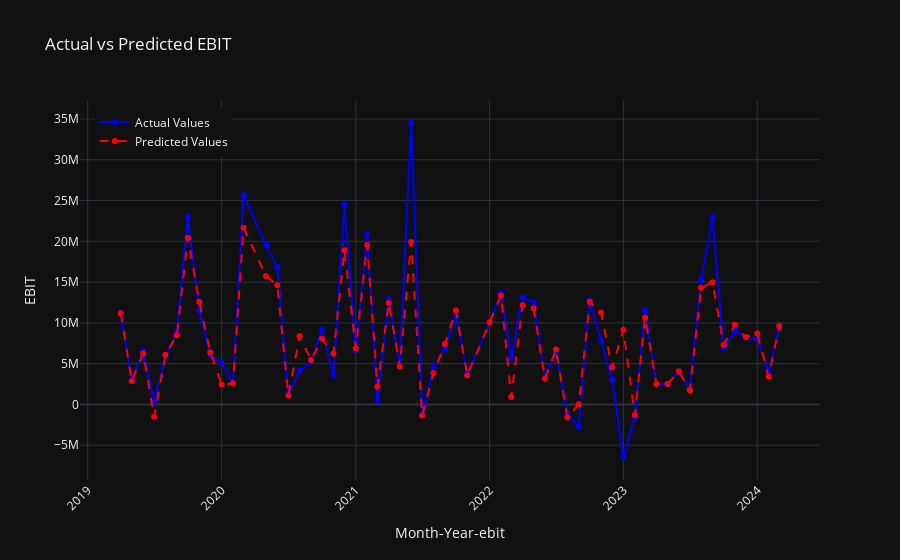

Notebook cell for this chart:
### Code cell
#Actual vs Predicted ebit
month_year_eb = df[['YEAR', 'month_index']].iloc[-len(y_test_e):].reset_index(drop=True)
month_year_eb['Month-Year-ebit'] = pd.to_datetime(month_year_eb['YEAR'].astype(str) + '-' + month_year_eb['month_index'].astype(str).str.zfill(2))
y_pred_series_eb = pd.Series(y_pred_eb).reset_index(drop=True)
# Create DataFrame
results_df_eb = pd.DataFrame({
    'Month-Year-ebit': month_year_eb['Month-Year-ebit'],
    'Actual': y_test_eb.reset_index(drop=True),
    'Predicted': y_pred_series_eb.reset_index(drop=True)
})
results_df_eb = results_df_eb.sort_values(by='Month-Year-ebit')
max_date = pd.Timestamp("2024-03-31")

# Filter the results
filtered_results_df_eb = results_df_eb[results_df_eb['Month-Year-ebit'] <= max_date]
filtered_results_df_eb = filtered_results_df_eb.groupby('Month-Year-ebit').agg({'Actual': 'mean', 'Predicted': 'mean'}).reset_index()

fig = go.Figure()

#actual values
fig.add_trace(go.Scatter(
    x=filtered_results_df_eb['Month-Year-ebit'],
    y=filtered_results_df_eb['Actual'],
    mode='lines+markers',
    name='Actual Values',
    line=dict(color='blue')
))

#predicted values
fig.add_trace(go.Scatter(
    x=filtered_results_df_eb['Month-Year-ebit'],
    y=filtered_results_df_eb['Predicted'],
    mode='lines+markers',
    name='Predicted Values',
    line=dict(color='red', dash='dash')
))

fig.update_layout(
    title='Actual vs Predicted EBIT',
    xaxis_title='Month-Year-ebit',
    yaxis_title='EBIT',
    legend=dict(x=0.02, y=0.98),
    plot_bgcolor='rgba(0, 0, 0, 0)', 
    template='plotly_dark', 
    xaxis_tickangle=-45 
)
fig.show()
